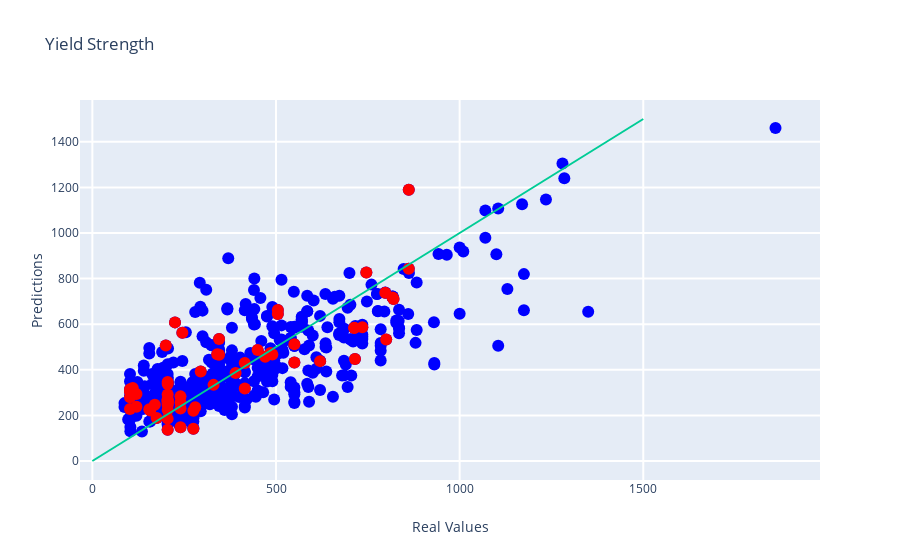

The cell this chart's notebook holds for it:
### Code cell
# PLOTTING
import plotly
import plotly.graph_objs as go
from plotly.offline import iplot

plotly.offline.init_notebook_mode(connected=True)

layout0= go.Layout(title= "Yield Strength", hovermode= 'closest',
    xaxis= dict(title= 'Real Values',zeroline= False, gridwidth= 2),
    yaxis= dict(title= 'Predictions',zeroline= False, gridwidth= 2),
    showlegend= False                 
)

trace0 = go.Scatter(x = all_labels, y = predictions, mode = 'markers', marker= dict(size= 12, color= 'blue'), text = id_values)
trace1 = go.Scatter(x = test_labels, y = test_predictions, mode = 'markers', marker= dict(size= 12, color= 'red'), text = labeled_materials)
trace2 = go.Scatter(x = [0,1500], y = [0,1500], mode = 'lines', name = "Match") # This trace is the line X = Y which would indicate that the Prediction equals the real value

data = [trace0, trace1, trace2]
fig= go.Figure(data, layout=layout0)
iplot(fig)

### Figure 1 — Plotly figure (JSON) as saved in the notebook; plotly's stock layout.template omitted (floating-point values rounded to 4 significant figures; data arrays with more than 128 entries replaced by an {"elided": "..."} marker saying what was removed)
{"data": [{"marker": {"color": "blue", "size": 12}, "mode": "markers", "text": {"elided": "607 str values"}, "type": "scatter", "x": {"elided": "607 float values"}, "y": {"elided": "607 float values"}}, {"marker": {"color": "red", "size": 12}, "mode": "markers", "text": ["MINFM21097", "MINFM29348", "MINFM29286", "MINFM29288", "MINFM76684", "MINFM76679", "MINFM76685", "MINFM41998", "MINFM49993", "MINFM29330", "MINFM29341", "MINFM50027", "MINFM7945", "MINFM7629", "MINFM7643", "MINFM7745", "MINFM8196", "MINFM8668", "MINFM50302", "MINFM8176", "MINFM8300", "MINFM8708", "MINFM67138", "MINFM53287", "MINFM8754", "MINFM67152", "MINFM53289", "MINFM67328", "MINFM53318", "MINFM7454", "MINFM66217", "MINFM66218", "MINFM7483", "MINFM67489", "MINFM67554", "MINFM51133", "MINFM51154", "MINFM67312", "MINFM66258", "MINFM52211", "MINFM67327", "MINFM67339", "MINFM67335", "MINFM67342", "MINFM67355", "MINFM52255", "MINFM52316", "MINFM52082", "MINFM66201", "MINFM66212", "MINFM52201", "MINFM66243", "MINFM53221", "MINFM54834", "MINFM53204", "MINFM50882", "MINFM50906", "MINFM52705", "MINFM67017", "MINFM67007", "MINFM51302"], "type": "scatter", "x": [280, 800, 330, 340, 225, 295, 245, 175, 240, 490, 715, 550, 390, 470.5, 735, 797.5, 505, 746, 713, 505, 820, 817.5, 275, 240, 713, 415, 205, 205, 415, 275, 205, 240, 205, 102.5, 120, 102.5, 120, 200, 205, 102.5, 205, 205, 170, 205, 205, 205, 102.5, 157.5, 205, 205, 110, 450, 861.5, 620, 861.5, 345, 345, 155, 550, 240, 485], "y": [235.8, 532.9, 333.9, 468.1, 608.0, 392.3, 562.4, 188.8, 256.8, 467.5, 447.7, 432.4, 385.7, 457.3, 586.8, 738.0, 644.5, 826.6, 584.4, 661.9, 710.3, 716.6, 220.1, 230.3, 583.0, 429.7, 346.3, 259.7, 318.4, 141.1, 262.4, 147.6, 270.9, 279.1, 293.4, 228.2, 238.1, 506.4, 251.7, 315.2, 292.1, 245.8, 246.5, 136.8, 266.6, 223.6, 302.7, 221.4, 337.8, 185.8, 320.6, 486.5, 843.2, 438.0, 1189.0, 465.7, 535.3, 227.5, 512.2, 283.5, 474.0]}, {"mode": "lines", "name": "Match", "type": "scatter", "x": [0, 1500], "y": [0, 1500]}], "layout": {"hovermode": "closest", "showlegend": false, "title": {"text": "Yield Strength"}, "xaxis": {"gridwidth": 2, "title": {"text": "Real Values"}, "zeroline": false}, "yaxis": {"gridwidth": 2, "title": {"text": "Predictions"}, "zeroline": false}}}
